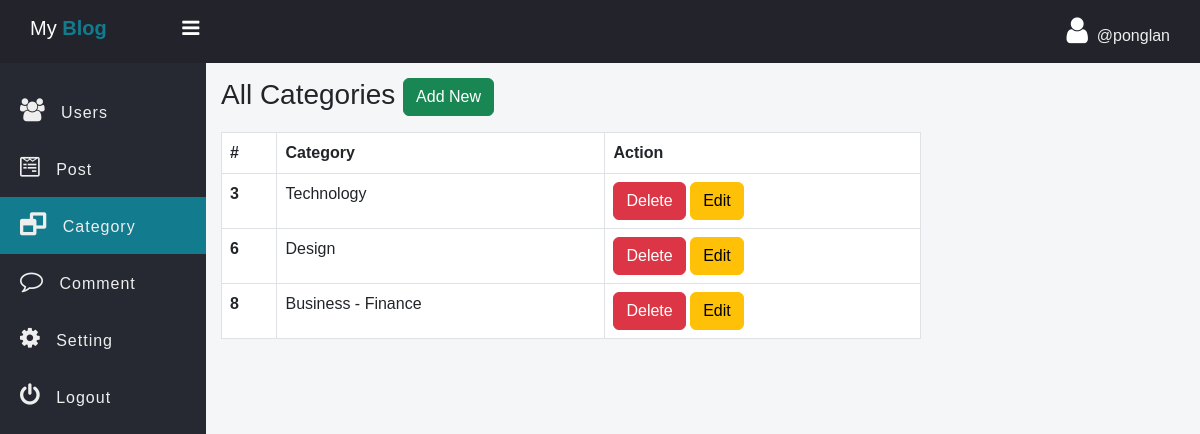
The page /admin/Category.php (signed in) on the database its author committed.
### tables this page shows
CREATE TABLE `category` (
  `id` int(11) NOT NULL,
  `category` varchar(127) NOT NULL
);

### admin/data/Category.php (called while the page is built, shortened)
<?php
function getAll($conn){
   $sql = "SELECT * FROM category";
   $stmt = $conn->prepare($sql);
   $stmt->execute();
   if($stmt->rowCount() >= 1){
       $data = $stmt->fetchAll();
       return $data;
   } else {
       return 0;
   }
}
?>

### admin/Category.php (the view, shortened to what this page needs)
<?php
if (isset($_SESSION['admin_id']) && isset($_SESSION['username'])) {
?>
<!DOCTYPE html>
<html>
<head>
	<link rel="stylesheet" href="https://stackpath.bootstrapcdn.com/font-awesome/4.7.0/css/font-awesome.min.css">
	<link href="https://cdn.jsdelivr.net/npm/bootstrap@5.3.0/dist/css/bootstrap.min.css" rel="stylesheet">
	<link rel="stylesheet" href="../css/side-bar.css">
	<link rel="stylesheet" href="../css/style.css">
</head>
<body>
	<?php
      include "inc/side-nav.php";
      include_once("data/Category.php");
      include_once("../db_conn.php");
      $categories = getAll($conn);
	?>
	 <div class="main-table">
	 	<h3 class="mb-3">All Categories
	 		<a href="Category-add.php" class="btn btn-success">Add New</a></h3>
	 	<?php if ($categories != 0) { ?>
	 	<table class="table t1 table-bordered">
		  <thead>
		    <tr>
		      <th scope="col">#</th>
		      <th scope="col">Category</th>
		      <th scope="col">Action</th>
		    </tr>
		  </thead>
		  <tbody>
		  	<?php foreach ($categories as $category) { ?>
		    <tr>
		      <th scope="row"><?=$category['id'] ?></th>
		      <td><?=$category['category'] ?></td>
		      <td>
		      	<a href="category-delete.php?id=<?=$category['id'] ?>" class="btn btn-danger">Delete</a>
		      	<a href="category-edit.php?id=<?=$category['id'] ?>" class="btn btn-warning">Edit</a>
		      </td>
		    </tr>
		    <?php } ?>
		 </tbody>
		</table>
	<?php } ?>
	 </div>
	</section>
	</div>
</body>
</html>
<?php
} else {
	header("Location: ../admin-login.php");
	exit;
}
?>

### css/side-bar.css (style rules this page uses)
* { padding: 0; margin: 0; box-sizing: border-box; font-family: 'Poppins', sans-serif; }

### css/style.css (style rules this page uses)
* { padding: 0; margin: 0; box-sizing: border-box; }
body { background-color: #f5f6f8; }
.main-table { width: 90%; max-width: 700px; }

### rows shown on the page
category: id "3", category "Technology"
category: id "6", category "Design"
category: id "8", category "Business - Finance"

### other values the page prints
$_SESSION['username'] "ponglan"
